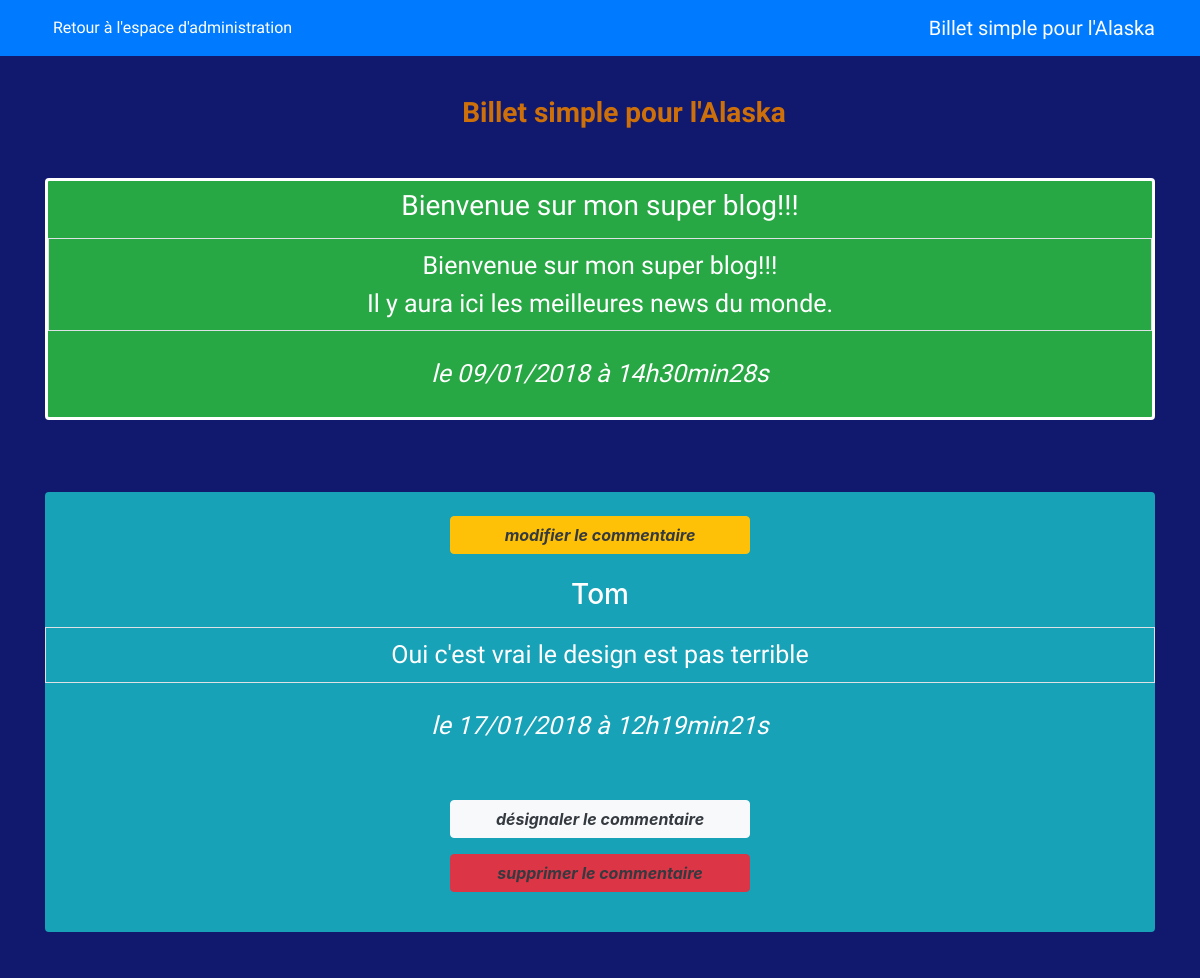
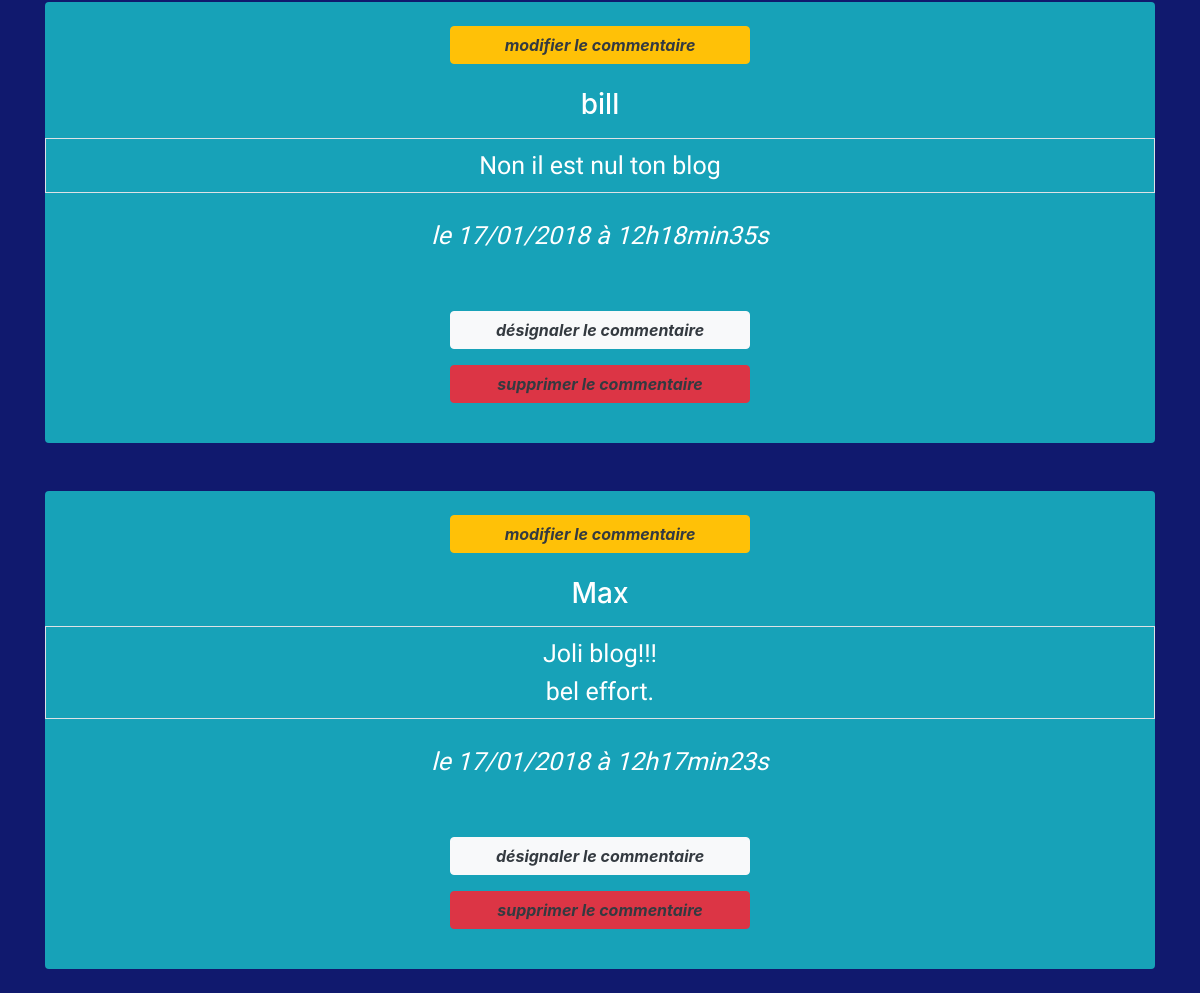
/index.php?action=commentPannel&id=1, run on an earlier commit of the app's database (2 pictures, top to bottom).
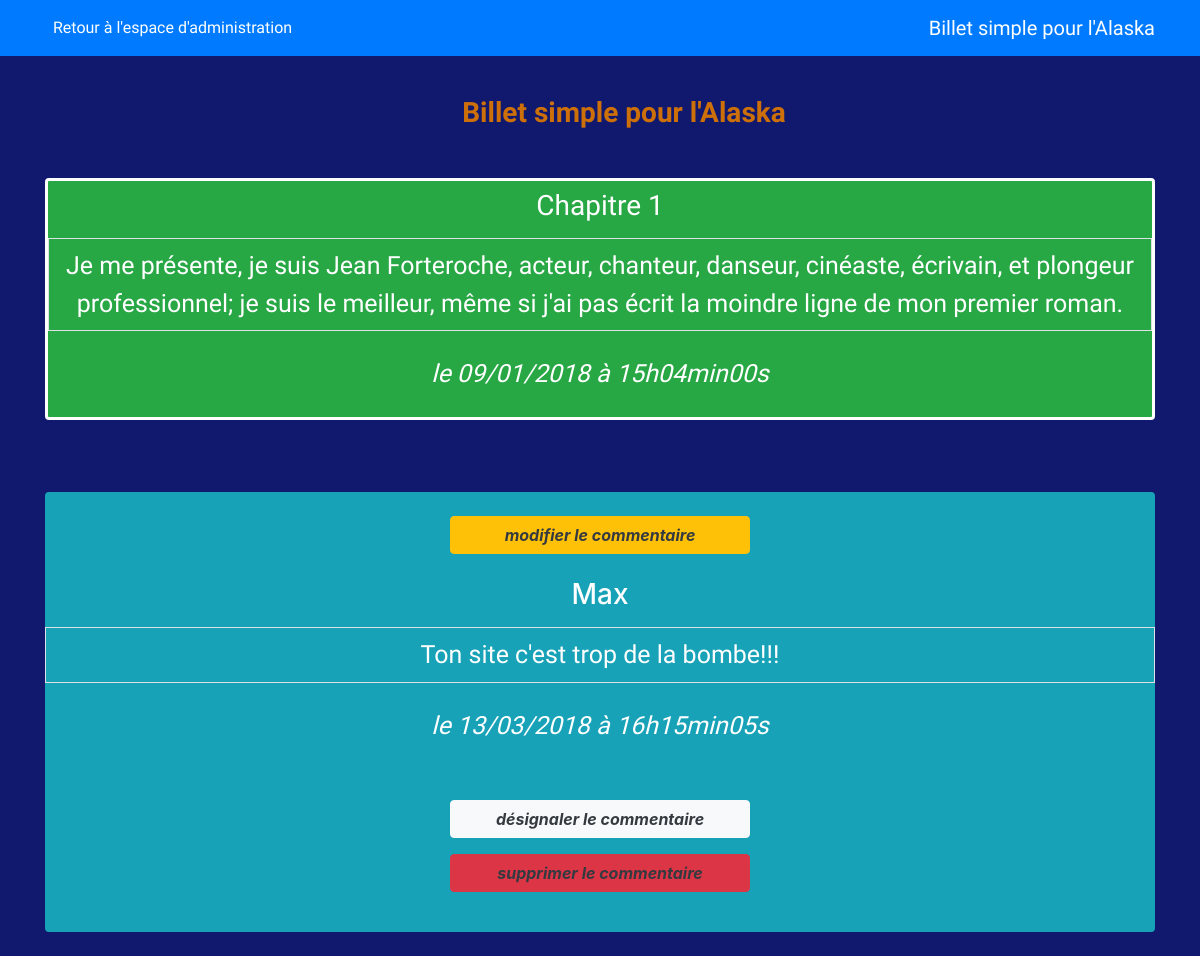
And on a later commit of the database.
### tables this page shows
CREATE TABLE IF NOT EXISTS `posts` (
  `id` int(11) NOT NULL AUTO_INCREMENT,
  `title` varchar(255) NOT NULL,
  `content` text NOT NULL,
  `creation_date` datetime NOT NULL,
  PRIMARY KEY (`id`)
);

CREATE TABLE IF NOT EXISTS `comments` (
  `id` int(11) NOT NULL AUTO_INCREMENT,
  `post_id` int(11) NOT NULL,
  `author` varchar(255) NOT NULL,
  `comment` text NOT NULL,
  `comment_date` datetime NOT NULL,
  `report_comment` int(11) DEFAULT NULL,
  PRIMARY KEY (`id`)
);

### controller/frontend.php (called while the page is built, shortened)
<?php
require_once('model/PostManager.php');
require_once('model/CommentManager.php');
function commentPannel()
{
    $postManager = new \OpenClassrooms\Blog\Model\PostManager();
    $commentManager = new \OpenClassrooms\Blog\Model\CommentManager();
    $post = $postManager->getPost($_GET['id']);
    $comments = $commentManager->getComments($_GET['id']);
    require('view/frontend/commentView.php');
}

### model/PostManager.php (called while the page is built, shortened)
<?php
    class PostManager extends Manager
    {
        public function getPost($postId)
        {
            $db = $this->dbConnect();
            $req = $db->prepare('SELECT id, title, content, DATE_FORMAT(creation_date, \'%d/%m/%Y à %Hh%imin%ss\') AS creation_date_fr FROM posts WHERE id = ?');
            $req->execute(array($postId));
            $post = $req->fetch();
            return $post;
        }
    }

### model/CommentManager.php (called while the page is built, shortened)
<?php
    class CommentManager extends Manager
    {
        public function getComments($postId)
        {
            $db = $this->dbConnect();
            $comments = $db->prepare('SELECT id, author, comment, DATE_FORMAT(comment_date, \'%d/%m/%Y à %Hh%imin%ss\') AS comment_date_fr, report_comment FROM comments WHERE post_id = ? ORDER BY comment_date DESC LIMIT 0, 5');
            $comments->execute(array($postId));
            return $comments;
        }
    }

### view/frontend/commentView.php (the view, shortened to what this page needs)
<nav class="navbar navbar-expand-lg navbar-dark bg-primary fixed-top mb-5">
    <div class="container">
        <a class="navbar-brand order-1 mr-0" href="index.php" >Billet simple pour l'Alaska</a>
        <div class="collapse navbar-collapse" id="navbarNavAltMarkup">
            <div class="navbar-nav">
                <a class="nav-item nav-link text-white" href="index.php?action=admin">Retour à l'espace d'administration</a>
            </div>
        </div>
    </div>
</nav>
<div class="container">
    <div class="row">
        <div class="col-sm-12 my-5">
            <h3 class="my-5 pl-5 text-center">Billet simple pour l'Alaska</h3>
            <div class="bg-success rounded">
                <h3 class="text-center text-white chapitre py-2">
                    <?= htmlspecialchars($post['title']) ?>
                </h3>
                <p class="text-white text-center py-2 border">
                    <?= nl2br(htmlspecialchars($post['content'])) ?>
                </p>
                <p class="text-white text-center py-2">
                    <em>le <?= $post['creation_date_fr'] ?></em>
                </p>
            </div>
        </div>
    </div>
</div>
<?php
    while ($comment = $comments->fetch())
    {
?>
<div class="container">
    <div class="row">
        <div class="col-sm-12">
            <div class="bg-info rounded my-4 text-white">
                <br/>
                <a href="index.php?action=changeComment&amp;id=<?= $comment['id'] ?>" class="btn btn-warning mx-auto d-flex justify-content-center mb-3 font-weight-bold font-italic text-dark" style="width: 300px;">modifier le commentaire</a>
                <h3 class="text-center text-white chapitre py-2"><?= htmlspecialchars($comment['author']) ?></h3>
                <p class="text-white text-center py-2 border"><?= nl2br(htmlspecialchars($comment['comment'])) ?></p>
                <p class="text-white text-center py-2"><em>le <?= $comment['comment_date_fr'] ?></em></p>
                <p class="text-white text-center py-2"></p>
                <a href="index.php?action=unreportComment&amp;id=<?= $comment['id'] ?>" class="btn btn-light mx-auto d-flex justify-content-center mb-3 font-weight-bold font-italic text-dark" style="width: 300px;">désignaler le commentaire</a>
                <a href="index.php?action=delComment&amp;id=<?= $comment['id'] ?>" class="btn btn-danger mx-auto d-flex justify-content-center mb-3 font-weight-bold font-italic text-dark" style="width: 300px;">supprimer le commentaire</a>
                <br/>
            </div>
        </div>
    </div>
</div>
<?php
    }
?>
<?php $content = ob_get_clean(); ?>
<?php require('template.php'); ?>

### index.php (shortened to what this page needs)
<?php
    require('controller/frontend.php');
    try {
    if (isset($_GET['action'])) {
        if ($_GET['action'] == 'listPosts') {
            listPosts();
        }
        elseif ($_GET['action'] == 'admin') {
            adminPannel();
        }
        elseif ($_GET['action'] == 'adminConnect') {
            adminConnect();
        }
        elseif ($_GET['action'] == 'commentPannel') {
            if (isset($_GET['id']) && $_GET['id'] > 0) {
                commentPannel();
            }
            else {
                throw new Exception('Aucun identifiant de billet envoyé');
            }
        }
    }
    else {
        listPosts();
    }
    }
    catch(Exception $e) {
        echo 'Erreur : ' . $e->getMessage();
    }

### view/frontend/template.php (shortened to what this page needs)
<!DOCTYPE html>
<html lang="fr">
    <head>
        <link rel="stylesheet" href="https://maxcdn.bootstrapcdn.com/bootstrap/4.0.0/css/bootstrap.min.css">
        <link href="public/css/template.css" rel="stylesheet" />
    </head>
    <body>
        <?= $content ?>
    </body>
</html>

### public/css/template.css (style rules this page uses)
body { background-color: #10196E; }
a.nav-item.nav-link.text-white, a.navbar-brand.order-1.mr-0 { font-family: 'Rammetto One', cursive; }
h1.display-5.my-5, h3.my-5, h3.text-center.billet { margin-top: 30px; color: #CE700A; font-weight: bold; font-family: 'Lobster', cursive; }
div.bg-success.rounded { border: 3px solid #fff; font-family: 'Lobster', cursive; }
p.text-white.text-center { font-family: 'Lobster', cursive; font-size: 25px; }
h3.text-center.text-white.chapitre, { font-family: 'Lobster', cursive; font-size: 25px; font-weight: bold; border: 2px solid #fff; }

What changed in the data, as far as the page shows it:
removed comments: author "Tom", comment "Oui c'est vrai le design est pas terrible", comment_date_fr "17/01/2018 à 12h19min21s"
removed comments: $comment['id'] 3 (drawn), author "bill", comment "Non il est nul ton blog", comment_date_fr "17/01/2018 à 12h18min35s"
changed posts: title "Bienvenue sur mon super blog!!!" → "Chapitre 1"; content "Bienvenue sur mon super blog!!! Il y aura ici les meilleures news du monde." → "Je me présente, je suis Jean Forteroche, acteur, chanteur, danseur, cinéaste, écrivain, et plongeur professionnel; je suis le meilleur, même si j'ai pas écrit la moindre ligne de mon premier roman."
changed comments "Max": comment "Joli blog!!! bel effort." → "Ton site c'est trop de la bombe!!!"; comment_date_fr "17/01/2018 à 12h17min23s" → "13/03/2018 à 16h15min05s"
Also different on the page:
$post['creation_date_fr']: "09/01/2018 à 14h30min28s" → "09/01/2018 à 15h04min00s"
